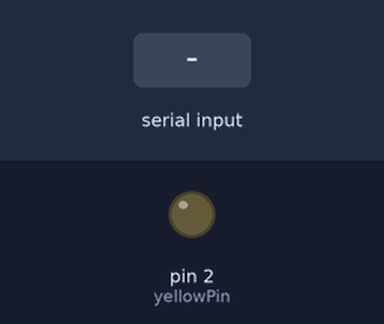
Bench run of a sketch on a simulated Arduino Uno, built with avr-gcc and run on an emulated ATmega328P. On the bench: output pins drawn as LEDs (lit = HIGH). Dashed ring = blinking. The test bench sets the inputs (shaded band). What the sketch prints to the serial monitor is not drawn.

Above: at 1.2 s.
1.3 s: "90,45\n" received over Serial
At 1.7 s:
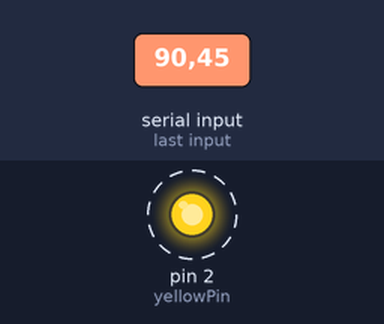
Timing chart, 0 to 10.3 s (numbered marks = the images above; inputs shaded):
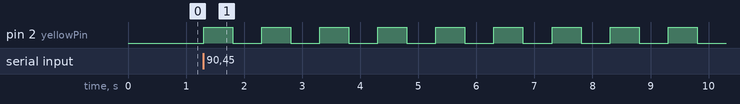

The sketch:

sketch_feb18c.ino
```cpp
int yellowPin = 2;
int myDelay = 500;
int blinkNumber;

void setup() {
  Serial.begin(9600);
  pinMode(yellowPin, OUTPUT);
}

void loop() {
  Serial.println("How Many Blinks Do You Want: ");
  while (Serial.available() == 0) {
  }
  blinkNumber = Serial.parseInt();

  for (int i = 0; i < blinkNumber; i++) {
    digitalWrite(yellowPin, HIGH);
    delay(myDelay);
    digitalWrite(yellowPin, LOW);
    delay(myDelay);
  }
}
```

Measured:
- after the input at 1.3 s, pin 2 (yellowPin): alternates HIGH for 0.50 s and LOW for 0.50 s, starting at once
